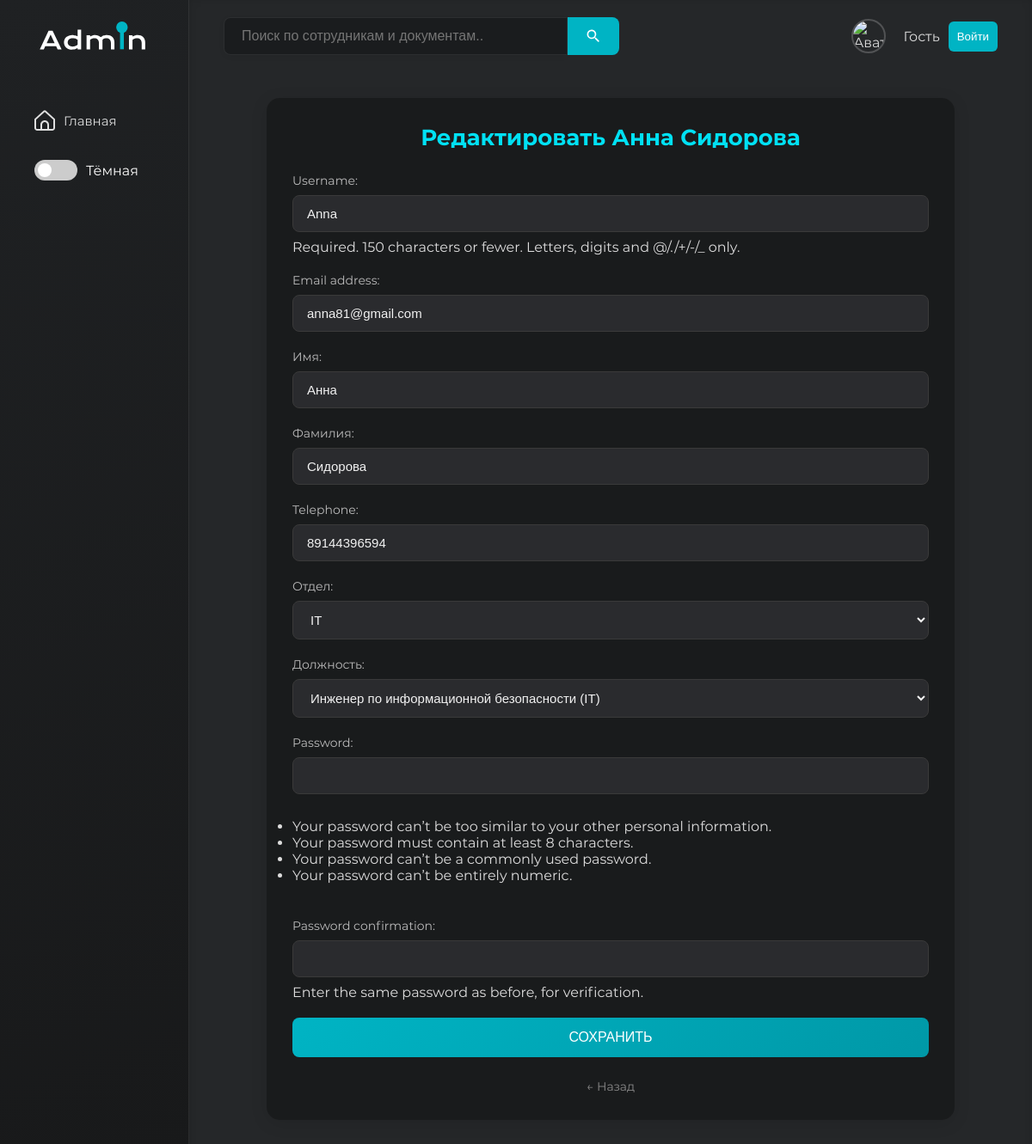
Screenshot of /admin-panel/user/15/edit/ with the database file from the repository.
### www/models.py (models this page shows, shortened)
class User(AbstractUser):
    telephone = models.CharField(max_length=15)
    position = models.ForeignKey(
        Position,
        on_delete=models.SET_NULL,
        null=True,
        blank=True,
        verbose_name="Должность"
    )
    department = models.ForeignKey(
        Department,
        on_delete=models.SET_NULL,
        null=True,
        blank=True,
        verbose_name="Отдел"
    )
    avatar = models.ImageField(upload_to='avatars/', null=True, blank=True)
    first_name = models.CharField(max_length=150, verbose_name="Имя")
    last_name = models.CharField(max_length=150, verbose_name="Фамилия")
    role = models.ForeignKey(
        Role,
        on_delete=models.SET_NULL,
        null=True,
        blank=True,
        verbose_name="Роль"
    )

class Position(models.Model):
    title = models.CharField(max_length=100)
    department = models.ForeignKey(Department, on_delete=models.CASCADE, related_name='positions')
    def __str__(self):
        return f"{self.title} ({self.department.name})"

### www/views.py (the view)
# urls.py: path('admin-panel/user/<int:pk>/edit/', edit_user, name='edit_user'),
def edit_user(request, pk):
    user = get_object_or_404(User, pk=pk)
    if request.method == 'POST':
        form = UserForm(request.POST, request.FILES, instance=user)
        if form.is_valid():
            form.save()
            messages.success(request, 'Пользователь обновлён.')
            return redirect('admin_panel')
    else:
        form = UserForm(instance=user)
    return render(request, 'edit_user.html', {'form': form, 'user_obj': user})

### www/forms.py
class UserForm(UserCreationForm):
    class Meta:
        model = User
        fields = [
            'username',
            'email',
            'first_name',
            'last_name',
            'telephone',
            'department',
            'position',
            'password1',
            'password2'
        ]
    def __init__(self, *args, **kwargs):
        super().__init__(*args, **kwargs)
        self.fields['position'].queryset = Position.objects.none()
        if 'department' in self.data:
            try:
                department_id = int(self.data.get('department'))
                self.fields['position'].queryset = Position.objects.filter(
                    department_id=department_id
                ).order_by('title')
            except (ValueError, TypeError):
                pass
        elif self.instance.pk and self.instance.department:
            self.fields['position'].queryset = self.instance.department.positions.order_by('title')

### www/models.py (called while the page is built)
    def __str__(self):
        return self.name

### templates/edit_user.html (shortened to what this page needs)
{% extends 'base.html' %}
{% block main %}
    <div class="form-container">
        <h1 class="form-title">Редактировать {{ user_obj.get_full_name }}</h1>
        <form method="POST" enctype="multipart/form-data" class="edit-user-form">
            {{ form.as_p }}
            <button type="submit" class="submit-button">Сохранить</button>
        </form>
        <a href="{% url 'admin_panel' %}" class="back-link">← Назад</a>
    </div>
{% endblock %}

### static/css/dashboard.css (style rules this page uses)
:root { --accent-color: #00B4C4; --bg-primary: #F5F5F5; --bg-secondary: #FFFFFF; --bg-sidebar: linear-gradient(160deg, #1f2123 0%, #18191a 100%); --border-color: #e0e0e0; --card-bg: #FFFFFF; --card-shadow: 0 2px 10px rgba(0, 0, 0, 0.05); --icon-filter: none; --sidebar-light-active: rgba(0, 180, 196, 0.25); --sidebar-light-bg: linear-gradient(160deg, #f5f7fa 0%, #00b4c4 100%); --sidebar-light-border: rgba(0, 0, 0, 0.08); --sidebar-light-hover: rgba(0, 180, 196, 0.15); --sidebar-light-text: #333; --text-primary: #333; --text-secondary: #555; }
[data-theme="dark"] { --bg-primary: #252729; --bg-secondary: #1A1C1E; --bg-sidebar: linear-gradient(160deg, #1f2123 0%, #18191a 100%); --border-color: rgba(255, 255, 255, 0.08); --card-bg: #1E2022; --card-shadow: 0 2px 10px rgba(0, 0, 0, 0.2); --icon-filter: invert(100%) sepia(0%) saturate(0%) hue-rotate(93deg) brightness(103%) contrast(103%); --text-primary: #DDDDDD; --text-secondary: #AAAAAA; }
* { margin: 0; padding: 0; box-sizing: border-box; }
h1, h2 { font-family: 'Montserrat'; font-weight: 400; }
body { font-family: 'Montserrat', sans-serif; font-weight: 400; background-color: var(--bg-primary); color: var(--text-primary); transition: background-color 0.3s ease, color 0.3s ease; }
button { background-color: var(--accent-color); padding: 10px; color: white; border: none; border-radius: 6px; cursor: pointer; }
a { text-decoration: none; color: white; }
#sidebar, header, .profile, input { transition: all 0.4s cubic-bezier(0.4, 0, 0.2, 1); }

### templates/edit_user.html (style rules this page uses)
.form-container { max-width: 800px; margin: 0 auto; padding: 30px; background: rgba(0, 0, 0, 0.3); border-radius: 15px; box-shadow: 0 4px 20px rgba(0, 0, 0, 0.1); }
.form-title { font-size: 26px; font-weight: 600; margin-bottom: 25px; color: #00e1f4; text-align: center; }
.edit-user-form { display: flex; flex-direction: column; gap: 20px; }
.edit-user-form p { margin: 0; display: flex; flex-direction: column; gap: 8px; }
.edit-user-form label { font-size: 14px; color: #bbbbbb; font-weight: 500; }
.edit-user-form input:not([type="checkbox"]), .edit-user-form select, .edit-user-form textarea { padding: 12px 16px; border: 1px solid #3a3a3a; border-radius: 8px; background: #2a2b2e; color: #f1f1f1; font-size: 15px; width: 100%; transition: all 0.3s ease; }
.submit-button { padding: 14px 30px; background: linear-gradient(135deg, #00b4c4 0%, #0098a7 100%); border: none; border-radius: 8px; color: white; font-size: 16px; font-weight: 500; cursor: pointer; transition: all 0.3s ease; width: 100%; text-transform: uppercase; }
.back-link { display: block; text-align: center; margin-top: 25px; color: #888; font-size: 14px; text-decoration: none; transition: color 0.3s ease; }

### rows the page displays
User: get_full_name "Анна Сидорова", username "Anna", email "anna81@gmail.com", first_name "Анна", last_name "Сидорова", telephone "89144396594", position "Инженер по информационной безопасности (IT)"
Position: department "IT"
